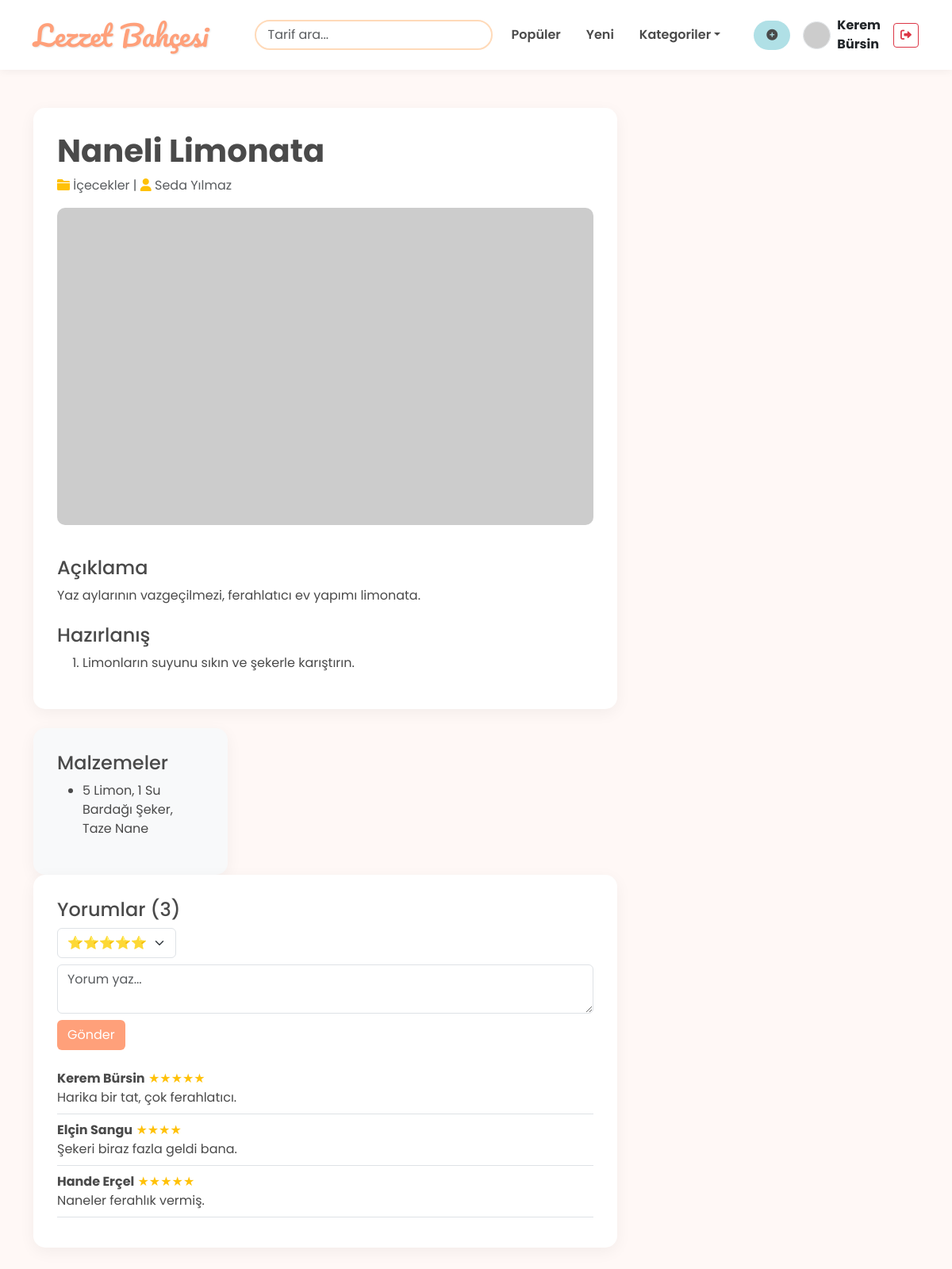
The page /recipe.php?id=201 (signed in) on the database its author committed.
### tables this page shows
CREATE TABLE `recipes` (
  `id` int(11) NOT NULL,
  `user_id` int(11) DEFAULT NULL,
  `category_id` int(11) DEFAULT NULL,
  `title` varchar(150) NOT NULL,
  `description` text DEFAULT NULL,
  `image` varchar(255) DEFAULT NULL,
  `views` int(11) DEFAULT 0,
  `rating` float DEFAULT 0,
  `created_at` timestamp NOT NULL DEFAULT current_timestamp()
);

CREATE TABLE `categories` (
  `id` int(11) NOT NULL,
  `name` varchar(50) NOT NULL,
  `slug` varchar(50) NOT NULL
);

CREATE TABLE `users` (
  `id` int(11) NOT NULL,
  `username` varchar(50) NOT NULL,
  `email` varchar(100) NOT NULL,
  `password` varchar(255) NOT NULL,
  `avatar` varchar(255) DEFAULT 'default_avatar.png',
  `role` enum('user','manager','admin') DEFAULT 'user',
  `created_at` timestamp NOT NULL DEFAULT current_timestamp(),
  `reset_code` int(6) DEFAULT NULL,
  `verification_code` varchar(6) DEFAULT NULL,
  `new_email_pending` varchar(100) DEFAULT NULL
);

CREATE TABLE `comments` (
  `id` int(11) NOT NULL,
  `user_id` int(11) NOT NULL,
  `recipe_id` int(11) NOT NULL,
  `comment` text NOT NULL,
  `rating` int(11) DEFAULT 5,
  `created_at` timestamp NOT NULL DEFAULT current_timestamp()
);

### recipe.php (the view, shortened to what this page needs)
<?php
include 'header.php';
$recipe_id = $_GET['id'] ?? 0;
$user_id = $_SESSION['user_id'] ?? null;
$recipe = $pdo->query("SELECT r.*, u.username, u.avatar, c.name as category_name FROM recipes r JOIN users u ON r.user_id = u.id JOIN categories c ON r.category_id = c.id WHERE r.id = $recipe_id")->fetch(PDO::FETCH_ASSOC);
$pdo->query("UPDATE recipes SET views = views + 1 WHERE id = $recipe_id");
$images = $pdo->query("SELECT image_path FROM recipe_images WHERE recipe_id = $recipe_id")->fetchAll(PDO::FETCH_COLUMN);
$ingredients = $pdo->query("SELECT ingredient_text FROM recipe_ingredients WHERE recipe_id = $recipe_id")->fetchAll(PDO::FETCH_COLUMN);
$steps = $pdo->query("SELECT step_text FROM recipe_steps WHERE recipe_id = $recipe_id ORDER BY step_number")->fetchAll(PDO::FETCH_COLUMN);
$comments = $pdo->query("SELECT c.*, u.username, u.avatar FROM comments c JOIN users u ON c.user_id = u.id WHERE c.recipe_id = $recipe_id ORDER BY c.created_at DESC")->fetchAll(PDO::FETCH_ASSOC);
?>
<!DOCTYPE html>
<html lang="tr">
<head>
    <link href="https://cdn.jsdelivr.net/npm/bootstrap@5.3.0/dist/css/bootstrap.min.css" rel="stylesheet">
    <link rel="stylesheet" href="https://cdnjs.cloudflare.com/ajax/libs/font-awesome/6.0.0/css/all.min.css">
</head>
<body>
    <div class="container my-5">
        <div class="row">
            <div class="col-lg-8">
                <div class="white-card mb-4">
                    <h1 class="fw-bold"><?= htmlspecialchars($recipe['title']) ?></h1>
                    <p class="text-muted"><i class="fas fa-folder text-warning"></i> <?= $recipe['category_name'] ?> | <i class="fas fa-user text-warning"></i> <?= $recipe['username'] ?></p>
                    <img src="<?= (strpos($images[0], 'http')===0 ? '' : 'uploads/recipes/') . $images[0] ?>" class="main-img mb-3" id="mainImage">
                    <h4 class="mt-4">Açıklama</h4><p><?= nl2br(htmlspecialchars($recipe['description'])) ?></p>
                    <h4 class="mt-4">Hazırlanış</h4>
                    <ol><?php foreach($steps as $s) echo "<li>".htmlspecialchars($s)."</li>"; ?></ol>
                </div>
            <div class="col-lg-4">
                <div class="white-card bg-light">
                    <h4>Malzemeler</h4>
                    <ul><?php foreach($ingredients as $i) echo "<li>".htmlspecialchars($i)."</li>"; ?></ul>
                </div>
            </div>
             <div class="white-card">
                    <h4>Yorumlar (<?= count($comments) ?>)</h4>
                    <?php if($user_id): ?>
                        <form method="POST" class="mb-4">
                            <select name="rating" class="form-select w-auto mb-2"><option value="5">⭐⭐⭐⭐⭐</option><option value="4">⭐⭐⭐⭐</option></select>
                            <textarea name="comment" class="form-control mb-2" required placeholder="Yorum yaz..."></textarea>
                            <button type="submit" name="submit_comment" class="btn text-white" style="background-color: #ffa07a;">Gönder</button>
                        </form>
                    <?php endif; ?>
                    <?php foreach($comments as $c): ?>
                        <div class="border-bottom pb-2 mb-2">
                            <strong><?= htmlspecialchars($c['username']) ?></strong> <span class="text-warning"><?= str_repeat('★', $c['rating']) ?></span>
                            <p class="mb-0"><?= htmlspecialchars($c['comment']) ?></p>
                        </div>
                    <?php endforeach; ?>
                </div>
            </div>
        </div>
    </div>
</body>
</html>

### header.php (style rules this page uses)
:root { --powder-blue: #b0e0e6; --pastel-pink: #ffd1dc; --light-salmon: #ffa07a; --peach-puff: #ffdab9; --snow-white: #fff8f6; --text-dark: #4a4a4a; }
body { background-color: var(--snow-white); font-family: 'Poppins', sans-serif; color: var(--text-dark); display: flex; flex-direction: column; min-height: 100vh; }

### recipe.php (style rules this page uses)
body { background-color: #fff8f6; font-family: 'Poppins', sans-serif; color: #4a4a4a; }
.white-card { background: white; border-radius: 15px; padding: 30px; box-shadow: 0 5px 20px rgba(0,0,0,0.05); }
.main-img { width: 100%; height: 400px; object-fit: cover; border-radius: 10px; }

### rows shown on the page
recipes: title "Naneli Limonata", category.name "İçecekler", user.username "Seda Yılmaz", description "Yaz aylarının vazgeçilmezi, ferahlatıcı ev yapımı limonata."
comments: user.username "Kerem Bürsin", rating "★★★★★", comment "Harika bir tat, çok ferahlatıcı."
comments: user.username "Elçin Sangu", rating "★★★★", comment "Şekeri biraz fazla geldi bana."
comments: user.username "Hande Erçel", rating "★★★★★", comment "Naneler ferahlık vermiş."

### other values the page prints
$_SESSION['username'] "Kerem Bürsin"
$s "Limonların suyunu sıkın ve şekerle karıştırın."
$i "5 Limon, 1 Su Bardağı Şeker, Taze Nane"
count($comments) "3"
